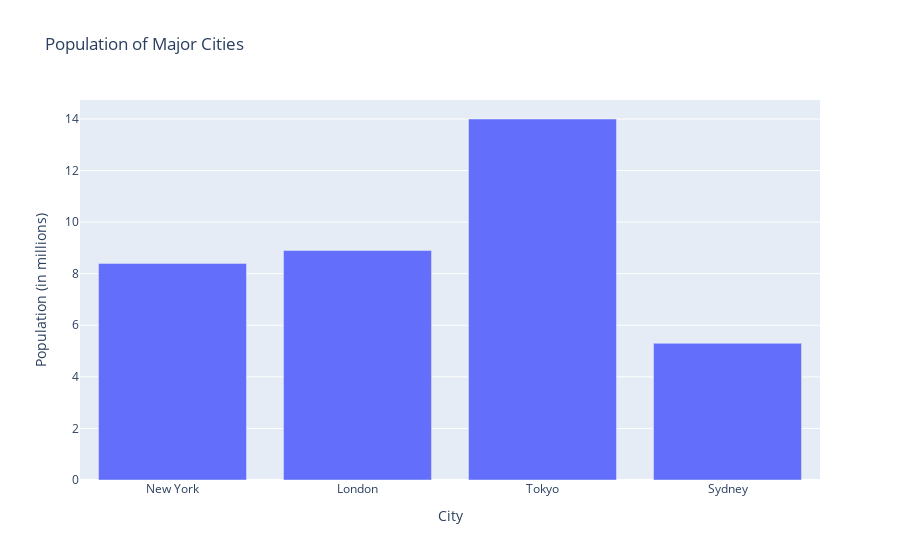

Here is the notebook cell this chart was saved with:
### Markdown cell above
### Practical Q5. Generate a bar plot using Plotly.

### Code cell
import plotly.express as px
import pandas as pd

# Step 1: Create a sample DataFrame
data = {'City': ['New York', 'London', 'Tokyo', 'Sydney'],
        'Population': [8.4, 8.9, 14.0, 5.3]}
df = pd.DataFrame(data)

# Step 2: Generate the bar plot using Plotly Express
# px.bar is a high-level function for creating bar charts
# 'x' specifies the column for the x-axis (categories)
# 'y' specifies the column for the y-axis (values)
fig = px.bar(df,
             x='City',
             y='Population',
             title='Population of Major Cities',
             labels={'Population': 'Population (in millions)'})

# Step 3: Show the interactive plot
fig.show()

### Figure 1 — Plotly figure (JSON) as saved in the notebook; plotly's stock layout.template omitted (floating-point values rounded to 4 significant figures)
{"data": [{"hovertemplate": "City=%{x}<br>Population (in millions)=%{y}<extra></extra>", "legendgroup": "", "marker": {"color": "#636efa", "pattern": {"shape": ""}}, "name": "", "orientation": "v", "showlegend": false, "textposition": "auto", "type": "bar", "x": ["New York", "London", "Tokyo", "Sydney"], "xaxis": "x", "y": [8.4, 8.9, 14.0, 5.3], "yaxis": "y"}], "layout": {"autosize": true, "barmode": "relative", "legend": {"tracegroupgap": 0}, "title": {"text": "Population of Major Cities"}, "xaxis": {"anchor": "y", "autorange": true, "domain": [0, 1], "range": [-0.5, 3.5], "title": {"text": "City"}, "type": "category"}, "yaxis": {"anchor": "x", "autorange": true, "domain": [0, 1], "range": [0, 14.74], "title": {"text": "Population (in millions)"}, "type": "linear"}}}
